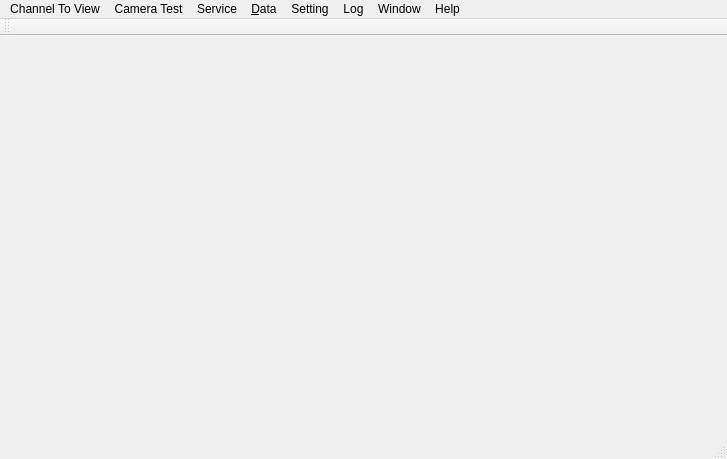
<?xml version="1.0" encoding="UTF-8"?>
<ui version="4.0">
 <class>MainWindow</class>
 <widget class="QMainWindow" name="MainWindow">
  <property name="geometry">
   <rect>
    <x>0</x>
    <y>0</y>
    <width>727</width>
    <height>459</height>
   </rect>
  </property>
  <property name="windowTitle">
   <string>MainWindow</string>
  </property>
  <widget class="QWidget" name="centralWidget">
   <layout class="QGridLayout" name="gridLayout">
    <property name="leftMargin">
     <number>0</number>
    </property>
    <property name="topMargin">
     <number>0</number>
    </property>
    <property name="rightMargin">
     <number>0</number>
    </property>
    <property name="bottomMargin">
     <number>0</number>
    </property>
    <property name="spacing">
     <number>0</number>
    </property>
    <item row="0" column="0">
     <layout class="QGridLayout" name="gridLayout_2"/>
    </item>
   </layout>
  </widget>
  <widget class="QMenuBar" name="menuBar">
   <property name="geometry">
    <rect>
     <x>0</x>
     <y>0</y>
     <width>727</width>
     <height>33</height>
    </rect>
   </property>
   <widget class="QMenu" name="menuChannel_To_View">
    <property name="title">
     <string>Channel To View</string>
    </property>
    <addaction name="actionMainWindow"/>
   </widget>
   <widget class="QMenu" name="menuCamera_Test">
    <property name="title">
     <string>Camera Test</string>
    </property>
    <addaction name="actiontest"/>
   </widget>
   <widget class="QMenu" name="menuService">
    <property name="title">
     <string>Service</string>
    </property>
   </widget>
   <widget class="QMenu" name="menuDatabase">
    <property name="title">
     <string>&amp;Data</string>
    </property>
   </widget>
   <widget class="QMenu" name="menuParameter_Setting">
    <property name="title">
     <string>Setting</string>
    </property>
    <addaction name="actionSystem_Settings"/>
   </widget>
   <widget class="QMenu" name="menuLog">
    <property name="title">
     <string>Log</string>
    </property>
   </widget>
   <widget class="QMenu" name="menuHelp">
    <property name="title">
     <string>Help</string>
    </property>
   </widget>
   <widget class="QMenu" name="menuWindow">
    <property name="title">
     <string>Window</string>
    </property>
   </widget>
   <addaction name="menuChannel_To_View"/>
   <addaction name="menuCamera_Test"/>
   <addaction name="menuService"/>
   <addaction name="menuDatabase"/>
   <addaction name="menuParameter_Setting"/>
   <addaction name="menuLog"/>
   <addaction name="menuWindow"/>
   <addaction name="menuHelp"/>
  </widget>
  <widget class="QToolBar" name="mainToolBar">
   <property name="toolButtonStyle">
    <enum>Qt::ToolButtonTextUnderIcon</enum>
   </property>
   <attribute name="toolBarArea">
    <enum>TopToolBarArea</enum>
   </attribute>
   <attribute name="toolBarBreak">
    <bool>false</bool>
   </attribute>
  </widget>
  <widget class="QStatusBar" name="statusBar"/>
  <action name="actionMainWindow">
   <property name="text">
    <string>MainWindow</string>
   </property>
  </action>
  <action name="actionSystem_Settings">
   <property name="text">
    <string>System Settings</string>
   </property>
  </action>
  <action name="actiontest">
   <property name="text">
    <string>test</string>
   </property>
  </action>
 </widget>
 <layoutdefault spacing="6" margin="11"/>
 <resources/>
 <connections/>
</ui>
